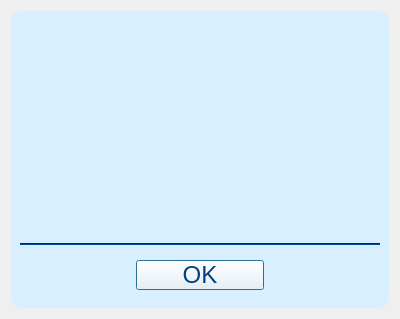
<?xml version="1.0" encoding="UTF-8"?>
<ui version="4.0">
 <class>NotifyRoot</class>
 <widget class="QDialog" name="NotifyRoot">
  <property name="geometry">
   <rect>
    <x>0</x>
    <y>0</y>
    <width>400</width>
    <height>319</height>
   </rect>
  </property>
  <property name="windowTitle">
   <string>Dialog</string>
  </property>
  <property name="styleSheet">
   <string notr="true">QWidget#frame{
	background-color: #d8efff;
	border-radius: 10;
}

QWidget#line {
	background-color : #004183;
}

QPushButton{
	color : #004183;
	font: 18pt;
	background-color: rgb(255, 255, 255, 0);
}
QPushButton:pressed{
	color : #000000;
}</string>
  </property>
  <property name="sizeGripEnabled">
   <bool>false</bool>
  </property>
  <property name="modal">
   <bool>false</bool>
  </property>
  <layout class="QVBoxLayout" name="verticalLayout_2">
   <item>
    <widget class="QWidget" name="frame" native="true">
     <layout class="QVBoxLayout" name="verticalLayout">
      <item>
       <widget class="QWidget" name="content" native="true">
        <property name="sizePolicy">
         <sizepolicy hsizetype="Expanding" vsizetype="Expanding">
          <horstretch>0</horstretch>
          <verstretch>0</verstretch>
         </sizepolicy>
        </property>
        <layout class="QVBoxLayout" name="layout">
         <property name="spacing">
          <number>0</number>
         </property>
         <property name="leftMargin">
          <number>0</number>
         </property>
         <property name="topMargin">
          <number>0</number>
         </property>
         <property name="rightMargin">
          <number>0</number>
         </property>
         <property name="bottomMargin">
          <number>0</number>
         </property>
        </layout>
       </widget>
      </item>
      <item>
       <widget class="Line" name="line">
        <property name="minimumSize">
         <size>
          <width>0</width>
          <height>2</height>
         </size>
        </property>
        <property name="maximumSize">
         <size>
          <width>16777215</width>
          <height>2</height>
         </size>
        </property>
        <property name="orientation">
         <enum>Qt::Horizontal</enum>
        </property>
       </widget>
      </item>
      <item>
       <widget class="QWidget" name="widget_2" native="true">
        <property name="minimumSize">
         <size>
          <width>0</width>
          <height>48</height>
         </size>
        </property>
        <property name="maximumSize">
         <size>
          <width>16777215</width>
          <height>48</height>
         </size>
        </property>
        <layout class="QHBoxLayout" name="horizontalLayout">
         <item>
          <spacer name="horizontalSpacer">
           <property name="orientation">
            <enum>Qt::Horizontal</enum>
           </property>
           <property name="sizeHint" stdset="0">
            <size>
             <width>40</width>
             <height>20</height>
            </size>
           </property>
          </spacer>
         </item>
         <item>
          <widget class="QPushButton" name="btnOK">
           <property name="minimumSize">
            <size>
             <width>128</width>
             <height>1</height>
            </size>
           </property>
           <property name="maximumSize">
            <size>
             <width>128</width>
             <height>16777215</height>
            </size>
           </property>
           <property name="text">
            <string>OK</string>
           </property>
           <property name="flat">
            <bool>false</bool>
           </property>
          </widget>
         </item>
         <item>
          <spacer name="horizontalSpacer_2">
           <property name="orientation">
            <enum>Qt::Horizontal</enum>
           </property>
           <property name="sizeHint" stdset="0">
            <size>
             <width>100</width>
             <height>20</height>
            </size>
           </property>
          </spacer>
         </item>
        </layout>
       </widget>
      </item>
     </layout>
    </widget>
   </item>
  </layout>
 </widget>
 <resources/>
 <connections/>
</ui>
